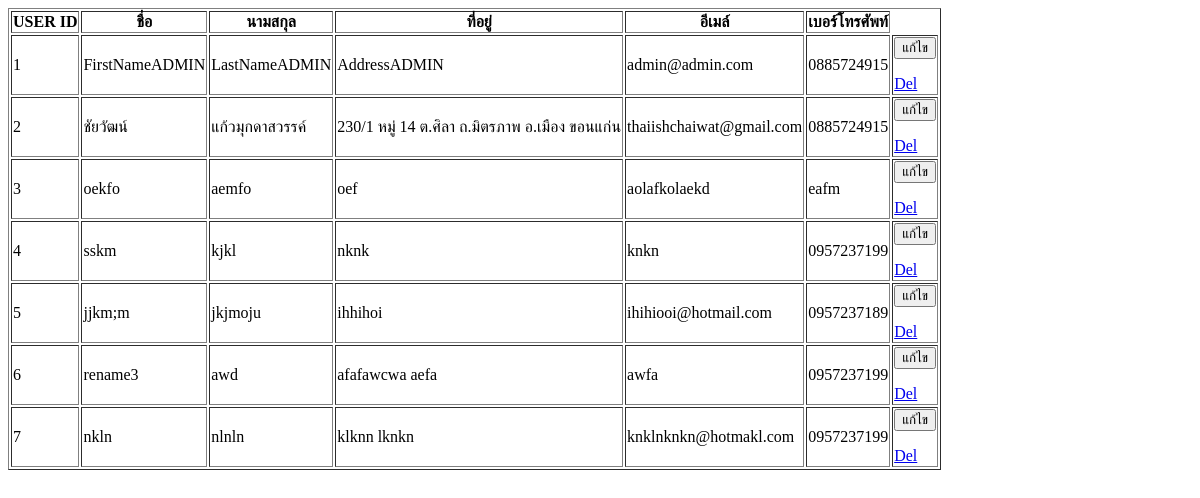
Page /Authentication/list_user.php (signed in) on the earlier database version.
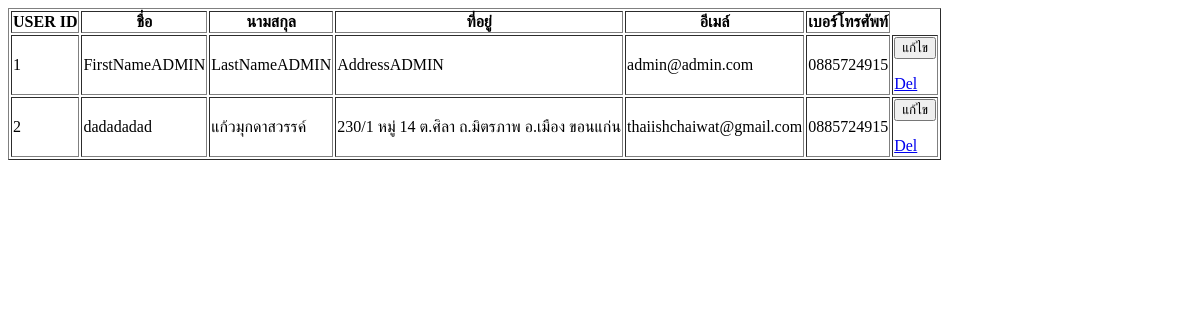
Same page on the later database version.
### tables this page shows
CREATE TABLE `user` (
  `User_ID` int(11) NOT NULL,
  `Username` varchar(12) NOT NULL,
  `Password` varchar(80) NOT NULL,
  `User_fname` varchar(30) NOT NULL,
  `User_lname` varchar(30) NOT NULL,
  `User_add` varchar(50) NOT NULL,
  `User_email` varchar(30) NOT NULL,
  `User_tel` varchar(10) NOT NULL
);

### Authentication/list_user.php (the view, shortened to what this page needs)
<?php include "../connect.php" ?>
<html>
<head>
                        </head>
<body>
    <?php if($_SESSION["Username"]=='admin') { ?>
                        <table border="1">
                             <tr>
                                <th>USER ID</th>
                                <th>ชื่อ</th>
                                <th>นามสกุล</th>
                                <th>ที่อยู่</th>
                                <th>อีเมล์</th>
                                <th>เบอร์โทรศัพท์</th>
                            </tr>
                                        <?php
                                        $stmt = $pdo->prepare("SELECT * from user ORDER BY User_ID ");
                                        $stmt->execute();
                                        while ($row = $stmt->fetch()) {
                                        ?>
                                <tr>
                                    <td><?=$row["User_ID"]?></td>
                                    <td><?=$row["User_fname"]?></td>
                                    <td><?=$row["User_lname"]?></td>
                                    <td><?=$row["User_add"]?></td>
                                    <td><?=$row["User_email"]?></td>
                                    <td><?=$row["User_tel"]?></td>
                                    <td >
                                      <form method="post" action="edit_Mul_User.php" >
                                        <input type="submit" value="แก้ไข">
                                      </form>
                                            <a href="#" onclick='confirmDelete(<?=$row["User_ID"]?>);' >
                                             Del</a>
                                     </td>
                                </tr>
                                <?php
                                }
                                ?>
</table>
<?php
}
else {
  echo "กรุณาเข้าสู่ผู้ดูแลระบบ";
}
?>
</body>
</html>

Differences in the rows shown:
removed user: User_ID "3", User_fname "oekfo", User_lname "aemfo", User_add "oef", User_email "aolafkolaekd", User_tel "eafm"
removed user: User_ID "4", User_fname "sskm", User_lname "kjkl", User_add "nknk", User_email "knkn", User_tel "0957237199"
removed user: User_ID "5", User_fname "jjkm;m", User_lname "jkjmoju", User_add "ihhihoi", User_email "ihihiooi@hotmail.com", User_tel "0957237189"
removed user: User_ID "6", User_fname "rename3", User_lname "awd", User_add "afafawcwa aefa", User_email "awfa", User_tel "0957237199"
removed user: User_ID "7", User_fname "nkln", User_lname "nlnln", User_add "klknn lknkn", User_email "knklnknkn@hotmakl.com", User_tel "0957237199"
changed user "แก้วมุกดาสวรรค์": User_fname "ชัยวัฒน์" → "dadadadad"
